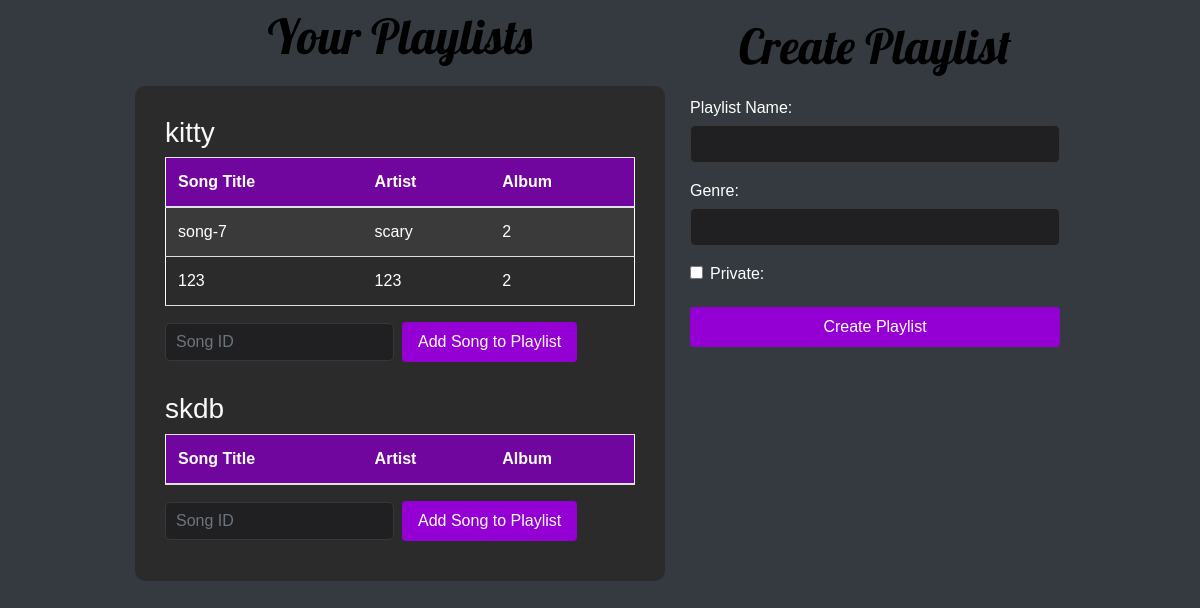
Before: /create_playlist (signed in) with the older database file.
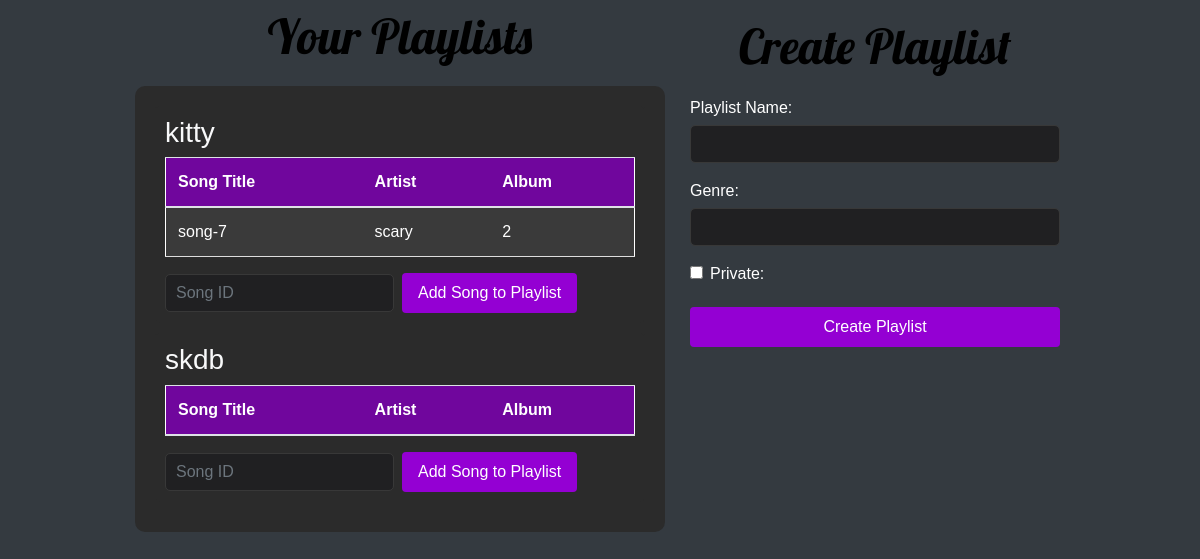
After: the same page with the newer database file.
### tables this page shows
CREATE TABLE playlists (
    playlist_id INTEGER PRIMARY KEY AUTOINCREMENT,
    creator_id TEXT,
    playlist_name TEXT NOT NULL,
    genre TEXT NOT NULL,
    is_private BOOLEAN NOT NULL CHECK (is_private IN (0, 1)),
    FOREIGN KEY (creator_id) REFERENCES users(user_id)
);

CREATE TABLE SONGS (
                song_id INTEGER PRIMARY KEY AUTOINCREMENT,
                album_id INTEGER,
                name TEXT,
                file TEXT,
                lyrics TEXT,
                release_date DATE,
                age_rating INTEGER CHECK(age_rating >= 9 AND age_rating <= 120),
                genre TEXT,
                duration INTEGER,
                is_limited BOOLEAN DEFAULT 0,
                user_id TEXT,
                FOREIGN KEY (album_id) REFERENCES ALBUM (album_id),
                FOREIGN KEY (user_id) REFERENCES USERS (user_id)
            );

### app.py (the view, shortened to what this page needs)
@app.route("/create_playlist", methods=["GET", "POST"])
def create_playlist():
    if "user_id" in session:
        user_id = session["user_id"]
        try:
            with sqlite3.connect("database.db") as connect:
                cursor = connect.cursor()
                cursor.execute(
                    "SELECT playlist_id, playlist_name FROM playlists WHERE creator_id = ?",
                    (user_id,)
                )
                playlists = cursor.fetchall()
                def get_songs_in_playlist(playlist_id):
                    cursor.execute(
                        """
                        SELECT songs.song_id, songs.name, songs.genre, songs.duration
                        FROM songs
                        INNER JOIN playlist_songs ON songs.song_id = playlist_songs.song_id
                        WHERE playlist_songs.playlist_id = ?
                        """,
                        (playlist_id,)
                    )
                    return cursor.fetchall()
            return render_template("create_playlist.html", playlists=playlists, get_songs_in_playlist=get_songs_in_playlist)
        except Exception as e:
            logging.error(f"Error fetching playlists: {e}")
            flash("An error occurred while fetching playlists.")
            return redirect(url_for("user"))
    else:
        flash("You are not authorized to access this page.")
        return redirect(url_for("home_page"))

### templates/create_playlist.html (shortened to what this page needs)
<!DOCTYPE html>
<html lang="en">
<head>
  <link rel="stylesheet" href="https://stackpath.bootstrapcdn.com/bootstrap/4.5.2/css/bootstrap.min.css">
  <link rel="stylesheet" type="text/css" href="{{ url_for('static', filename='css/style.css') }}">
</head>
<body class="bg-dark text-light">
  <div class="container-fluid mt-2" style="width: 80%;">
    <div class="row">
      <div class="col-md-7">
        <h2 class="header-custom">Your Playlists</h2>
        <div class="playlist-container">
          {% for playlist in playlists %}
          <div class="playlist">
            <h3>{{ playlist[1] }}</h3>
            <table class="table table-striped">
              <thead>
                <tr>
                  <th>Song Title</th>
                  <th>Artist</th>
                  <th>Album</th>
                </tr>
              </thead>
              <tbody>
                {% for song in get_songs_in_playlist(playlist[0]) %}
                <tr>
                  <td>{{ song[1] }}</td>
                  <td>{{ song[2] }}</td>
                  <td>{{ song[3] }}</td>
                </tr>
                {% endfor %}
              </tbody>
            </table>
            <form action="{{ url_for('add_song_to_playlist') }}" method="POST" class="form-inline">
              <div class="form-group mr-2">
                <input type="text" id="song_id" name="song_id" class="form-control" required placeholder="Song ID">
              </div>
              <button type="submit" class="btn btn-custom">Add Song to Playlist</button>
            </form>
          </div>
          {% endfor %}
        </div>
      </div>
      <div class="col-md-6 create-playlist-section">
        <h1 class="header-custom">Create Playlist</h1>
        <form action="{{ url_for('create_playlist') }}" method="POST" class="mb-5">
          <div class="form-group">
            <label for="playlist_name" class="form-label">Playlist Name:</label>
            <input type="text" id="playlist_name" name="playlist_name" class="form-control" required>
          </div>
          <div class="form-group">
            <label for="genre" class="form-label">Genre:</label>
            <input type="text" id="genre" name="genre" class="form-control" required>
          </div>
          <div class="form-group form-check">
            <input type="checkbox" id="is_private" name="is_private" class="form-check-input">
            <label for="is_private" class="form-check-label">Private:</label>
          </div>
          <button type="submit" class="btn btn-custom btn-block">Create Playlist</button>
        </form>
      </div>
    </div>
  </div>
</body>
</html>

Changed rows visible on the page:
changed playlists "kitty": loses SONGS (name "123", genre "123", duration "2")
